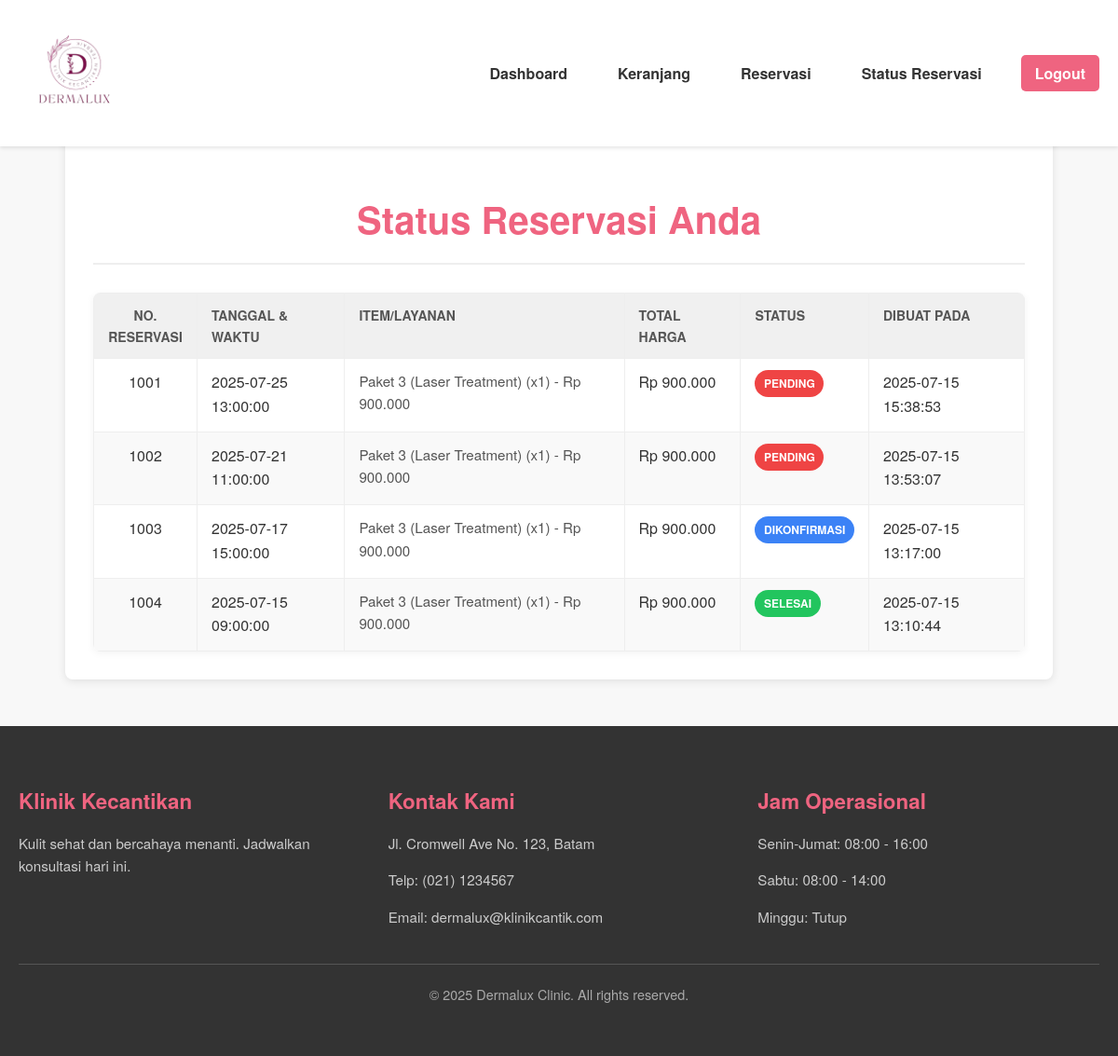
Page /pasien/Status.php (signed in) on the committed database.
### tables this page shows
CREATE TABLE `reservations` (
  `reservation_id` int(11) NOT NULL,
  `customer_id` int(11) DEFAULT NULL,
  `service_id` int(11) DEFAULT NULL,
  `reservation_date` date NOT NULL,
  `reservation_time` time NOT NULL,
  `total_price` decimal(10,2) NOT NULL,
  `status` enum('Pending','Dikonfirmasi','Selesai','Dibatalkan') DEFAULT 'Pending',
  `created_at` timestamp NOT NULL DEFAULT current_timestamp(),
  `doctor_id` int(11) DEFAULT NULL
);

CREATE TABLE `reservation_items` (
  `item_id` int(11) NOT NULL,
  `reservation_id` int(11) DEFAULT NULL,
  `product_name` varchar(255) NOT NULL,
  `quantity` int(11) NOT NULL,
  `price` decimal(10,2) NOT NULL
);

### pasien/Status.php (the view, shortened to what this page needs)
<?php
$servername = "localhost";
$username = "root";
$password = "";
$dbname = "projekuas";
$conn = new mysqli($servername, $username, $password, $dbname);
$customerId = null;
if (isset($_SESSION['user_id'])) {
    $tempUserId = $_SESSION['user_id'];
    $stmt_user_role = $conn->prepare("SELECT role FROM user WHERE user_id = ?");
    if ($stmt_user_role) {
        $stmt_user_role->bind_param("i", $tempUserId);
        $stmt_user_role->execute();
        $result_user_role = $stmt_user_role->get_result();
        if ($result_user_role->num_rows > 0) {
            $user = $result_user_role->fetch_assoc();
            $currentUserRole = $user['role'];
            if (($currentUserRole === 'pasien' && $tempUserId >= 3) || $currentUserRole === 'admin') {
                $customerId = $tempUserId;
            }
        }
    } else {
        error_log("Gagal menyiapkan statement user role: " . $conn->error);
    }
}
$reservations = [];
if ($customerId !== null) {
    $sql_reservations = "SELECT reservation_id, customer_id, service_id, reservation_date, reservation_time, total_price, status, created_at FROM reservations";
    $sql_reservations .= " ORDER BY created_at DESC";
    $stmt_reservations = $conn->prepare($sql_reservations);
    if ($stmt_reservations === false) {
        error_log("Gagal menyiapkan statement reservasi: " . $conn->error);
    } else {
        $stmt_reservations->execute();
        $result_reservations = $stmt_reservations->get_result();
        while ($reservation = $result_reservations->fetch_assoc()) {
            $reservationId = $reservation['reservation_id'];
            $reservation['items'] = [];
            $stmt_items = $conn->prepare("SELECT product_name, quantity, price FROM reservation_items WHERE reservation_id = ?");
            if ($stmt_items === false) {
                error_log("Gagal menyiapkan statement reservation_items: " . $conn->error);
            } else {
                $stmt_items->bind_param("i", $reservationId);
                $stmt_items->execute();
                $result_items = $stmt_items->get_result();
                while ($item = $result_items->fetch_assoc()) {
                    $reservation['items'][] = [
                        'name' => htmlspecialchars($item['product_name']),
                        'quantity' => htmlspecialchars($item['quantity']),
                        'price' => (float)$item['price']
                    ];
                }
            }
            $reservations[] = $reservation;
        }
    }
}
?>
<!DOCTYPE html>
<html lang="id">
<head>
    <link rel="stylesheet" href="style-R.css">
</head>
<body>
    <header>
        <div class="container">
            <div class="logo">
                <img src="../imgs/logo.png" alt="logo">
            </div>
            <nav>
                <ul>
                    <li><a href="Dasboard.php">Dashboard</a></li>
                    <li><a href="Keranjang.php">Keranjang</a></li>
                    <li><a href="Reservasi.php">Reservasi</a></li>
                    <li><a href="Status.php">Status Reservasi</a></li>
                    <li><a href="logout.php" class="login-btn">Logout</a></li>
                </ul>
            </nav>
        </div>
    </header>
    <main class="container">
        <section class="status-section">
            <h1 class="section-title">Status Reservasi Anda</h1>
            <?php if ($customerId === null): ?>
                <p class="empty-status-message">
                    Akses ditolak. Anda harus login sebagai **pasien** dengan **ID 3 atau lebih** untuk melihat status reservasi, atau sebagai **admin**.
                </p>
                <div class="back-button-container">
                    <a href="login.php" class="btn-primary">Login</a>
                </div>
            <?php else: ?>
                <table class="status-table">
                    <thead>
                        <tr>
                            <th>No. Reservasi</th>
                            <th>Tanggal & Waktu</th>
                            <th>Item/Layanan</th>
                            <th>Total Harga</th>
                            <th>Status</th>
                            <th>Dibuat Pada</th>
                        </tr>
                    </thead>
                    <tbody>
                        <?php $reservationNumber = 1001;  ?>
                        <?php foreach ($reservations as $res): ?>
                            <tr>
                                <td data-label="No. Reservasi"><?php echo $reservationNumber++; ?></td>
                                <td data-label="Tanggal & Waktu">
                                    <?php echo htmlspecialchars($res['reservation_date']); ?><br>
                                    <?php echo htmlspecialchars($res['reservation_time']); ?>
                                </td>
                                <td data-label="Item/Layanan">
                                    <ul class="item-list">
                                        <?php if (!empty($res['items'])): ?>
                                            <?php foreach ($res['items'] as $item): ?>
                                                <li>
                                                    <?php echo $item['name']; ?> (x<?php echo $item['quantity']; ?>)
                                                    - Rp <?php echo number_format($item['price'] * $item['quantity'], 0, ',', '.'); ?>
                                                </li>
                                            <?php endforeach; ?>
                                        <?php else: ?>
                                            <li>Detail tidak tersedia.</li>
                                        <?php endif; ?>
                                    </ul>
                                </td>
                                <td data-label="Total Harga">Rp <?php echo number_format($res['total_price'], 0, ',', '.'); ?></td>
                                <td data-label="Status">
                                    <?php
                                        $statusFromDb = strtolower(htmlspecialchars($res['status']));
                                        $statusClass = '';
                                        if ($statusFromDb === 'pending') {
                                            $statusClass = 'pending';
                                        } elseif ($statusFromDb === 'terkonfirmasi' || $statusFromDb === 'dikonfirmasi') {
                                            $statusClass = 'terkonfirmasi';
                                        } elseif ($statusFromDb === 'selesai') {
                                            $statusClass = 'selesai';
                                        }
                                    ?>
                                    <span class="status-badge <?php echo $statusClass; ?>">
                                        <?php echo htmlspecialchars($res['status']); ?>
                                    </span>
                                </td>
                                <td data-label="Dibuat Pada"><?php echo htmlspecialchars($res['created_at']); ?></td>
                            </tr>
                        <?php endforeach; ?>
                    </tbody>
                </table>
            <?php endif; ?>
        </section>
    </main>
    <footer class="main-footer">
        <div class="footer-container">
            <div class="footer-grid">
                <div class="footer-section">
                    <h3 class="section-title">Klinik Kecantikan</h3>
                    <p class="section-text">Kulit sehat dan bercahaya menanti. Jadwalkan konsultasi hari ini.</p>
                </div>
                <div class="footer-section">
                    <h3 class="section-title">Kontak Kami</h3>
                    <p class="section-text">Jl. Cromwell Ave No. 123, Batam</p>
                    <p class="section-text">Telp: (021) 1234567</p>
                    <p class="section-text">Email: dermalux@klinikcantik.com</p>
                </div>
                <div class="footer-section">
                    <h3 class="section-title">Jam Operasional</h3>
                    <p class="section-text">Senin-Jumat: 08:00 - 16:00</p>
                    <p class="section-text">Sabtu: 08:00 - 14:00</p>
                    <p class="section-text">Minggu: Tutup</p>
                </div>
            </div>
            <div class="footer-copyright">
                <p>&copy; 2025 Dermalux Clinic. All rights reserved.</p>
            </div>
        </div>
    </footer>
</body>
</html>

### pasien/style-R.css (style rules this page uses)
body { font-family: 'Helvetica Neue', Helvetica, Arial, sans-serif; margin: 0; padding: 0; line-height: 1.6; background-color: #f8f8f8; color: #333; padding-top: 80px; }
.container { max-width: 1200px; margin: 0 auto; padding: 0 20px }
header { background-color: #fff; padding: 15px 0; box-shadow: 0 2px 4px rgba(0, 0, 0, 0.1); position: fixed; width: 100%; top: 0; left: 0; z-index: 1000; }
header .container { display: flex; justify-content: space-between; align-items: center; }
.logo img { max-height: 120px; width: auto; border-radius: 8px; }
nav ul { list-style: none; margin: 0; padding: 0; display: flex; align-items: center; }
nav ul li { margin-left: 30px; }
nav ul li a { text-decoration: none; color: #333; font-weight: bold; transition: color 0.3s ease; border-radius: 8px; padding: 8px 12px; }
.login-btn { background-color: #ef6480; color: #fff !important; padding: 8px 15px; border-radius: 5px; transition: background-color 0.3s ease; }
.status-section { background-color: #fff; padding: 30px; border-radius: 8px; box-shadow: 0 2px 10px rgba(0, 0, 0, 0.1); max-width: 1000px; margin: 60px auto 40px auto; }
.status-section .section-title { font-size: 2.5em; color: #ef6480; margin-bottom: 30px; text-align: center; border-bottom: 2px solid #eee; padding-bottom: 15px; }
.status-table { width: 100%; border-collapse: collapse; margin-top: 20px; background-color: #fff; border-radius: 8px; overflow: hidden; box-shadow: 0 2px 8px rgba(0, 0, 0, 0.05); }
.status-table th, .status-table td { border: 1px solid #eee; padding: 12px 15px; text-align: left; vertical-align: top; }
.status-table th { background-color: #f0f0f0; color: #555; font-size: 14px; text-transform: uppercase; }
.status-table tbody tr:nth-child(even) { background-color: #f9f9f9; }
.status-badge { display: inline-block; padding: 0.4em 0.8em; border-radius: 9999px; font-weight: bold; text-transform: uppercase; font-size: 0.75em; color: white; text-align: center; white-space: nowrap; }
.status-badge.pending { background-color: #ef4444; }
.status-badge.terkonfirmasi { background-color: #3b82f6; }
.status-badge.selesai { background-color: #22c55e; }
.item-list { list-style: none; padding: 0; margin: 0; font-size: 0.95em; color: #555; }
.item-list li { margin-bottom: 5px; }
.main-footer { background-color: #333; color: #fff; padding: 40px 0; margin-top: 50px; }
.footer-container { max-width: 1200px; margin: 0 auto; padding: 0 20px; }
.footer-grid { display: grid; grid-template-columns: repeat(auto-fit, minmax(250px, 1fr)); gap: 30px; border-bottom: 1px solid #555; padding-bottom: 30px; margin-bottom: 20px; }
.footer-section .section-title { font-size: 1.4em; color: #ef6480; margin-bottom: 15px; }
.footer-section .section-text { font-size: 0.95em; line-height: 1.6; color: #ccc; margin-bottom: 8px; }
.footer-copyright { text-align: center; font-size: 0.9em; color: #aaa; }

### pasien/Status.php (style rules this page uses)
.status-table th:first-child, .status-table td:first-child { width: 80px; text-align: center; }

### rows in the picture
reservations: reservation_date "2025-07-25", reservation_time "13:00:00", total_price "900.000", status "PENDING", created_at "2025-07-15 15:38:53"
reservation_items: product_name "Paket 3 (Laser Treatment)", quantity "1", $item['price'] * $item['quantity'] "900.000"
reservations: reservation_date "2025-07-21", reservation_time "11:00:00", total_price "900.000", status "PENDING", created_at "2025-07-15 13:53:07"
reservations: reservation_date "2025-07-17", reservation_time "15:00:00", total_price "900.000", status "DIKONFIRMASI", created_at "2025-07-15 13:17:00"
reservations: reservation_date "2025-07-15", reservation_time "09:00:00", total_price "900.000", status "SELESAI", created_at "2025-07-15 13:10:44"
